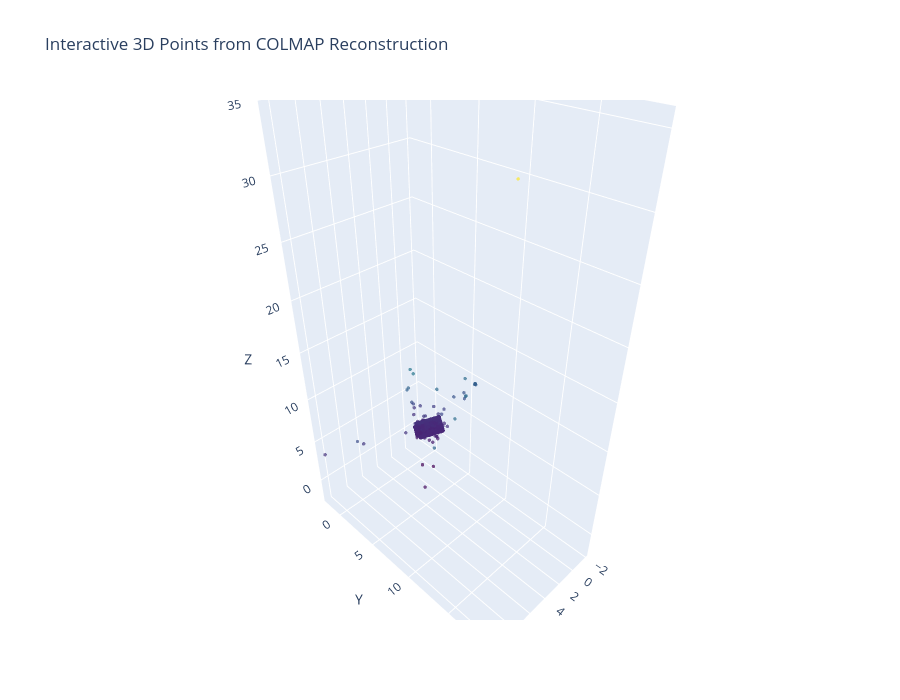

The notebook cell this image was saved under:
### Code cell
utils.colmap_3d_points_interactive(reconstruction)

### Figure 1 — Plotly figure (JSON) as saved in the notebook; plotly's stock layout.template omitted (floating-point values rounded to 4 significant figures; data arrays with more than 128 entries replaced by an {"elided": "..."} marker saying what was removed)
{"data": [{"marker": {"color": {"elided": "6030 float values"}, "colorscale": [[0.0, "#440154"], [0.1111, "#482878"], [0.2222, "#3e4989"], [0.3333, "#31688e"], [0.4444, "#26828e"], [0.5556, "#1f9e89"], [0.6667, "#35b779"], [0.7778, "#6ece58"], [0.8889, "#b5de2b"], [1.0, "#fde725"]], "opacity": 0.7, "size": 2}, "mode": "markers", "x": {"elided": "6030 float values"}, "y": {"elided": "6030 float values"}, "z": {"elided": "6030 float values"}, "type": "scatter3d"}], "layout": {"scene": {"xaxis": {"title": {"text": "X"}}, "yaxis": {"title": {"text": "Y"}}, "zaxis": {"title": {"text": "Z"}}}, "title": {"text": "Interactive 3D Points from COLMAP Reconstruction"}, "width": 900, "height": 700}}
